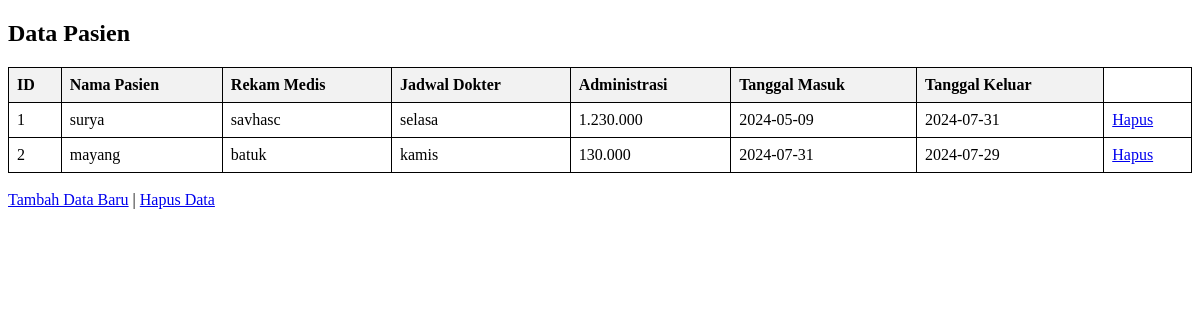
The page / on the database its author committed.
### tables this page shows
CREATE TABLE `management` (
  `id` int(11) NOT NULL,
  `nama_pasien` varchar(100) DEFAULT NULL,
  `rekam_medis` text DEFAULT NULL,
  `jadwal_dokter` varchar(255) DEFAULT NULL,
  `administrasi` text DEFAULT NULL,
  `tanggal_masuk` date DEFAULT NULL,
  `tanggal_keluar` date DEFAULT NULL
);

### index.php (the view, shortened to what this page needs)
<?php
include 'config.php';
$sql = "SELECT * FROM management";
$result = $conn->query($sql);
?>
<!DOCTYPE html>
<html>
<head>
</head>
<body>
    <h2>Data Pasien</h2>
    <table>
        <tr>
            <th>ID</th>
            <th>Nama Pasien</th>
            <th>Rekam Medis</th>
            <th>Jadwal Dokter</th>
            <th>Administrasi</th>
            <th>Tanggal Masuk</th>
            <th>Tanggal Keluar</th>
        </tr>
        <?php
        if ($result->num_rows > 0) {
            while($row = $result->fetch_assoc()) {
                echo "<tr>
                        <td>" . $row["id"]. "</td>
                        <td>" . $row["nama_pasien"]. "</td>
                        <td>" . $row["rekam_medis"]. "</td>
                        <td>" . $row["jadwal_dokter"]. "</td>
                        <td>" . $row["administrasi"]. "</td>
                        <td>" . $row["tanggal_masuk"]. "</td>
                        <td>" . $row["tanggal_keluar"]. "</td>
                        <td><a href='hapus_data.php?id=" . $row["id"]. "'>Hapus</a></td>
                    </tr>";
            }
        } else {
            echo "<tr><td colspan='7'>Tidak ada data</td></tr>";
        }
        ?>
    </table>
    <br>
    <a href="edit_data.php">Tambah Data Baru</a> | <a href="hapus_data.php">Hapus Data</a>
</body>
</html>

### index.php (style rules this page uses)
table { width: 100%; border-collapse: collapse; }
table, th, td { border: 1px solid black; }
th, td { padding: 8px; text-align: left; }
th { background-color: #f2f2f2; }

### rows shown on the page
management: id "1", nama_pasien "surya", rekam_medis "savhasc", jadwal_dokter "selasa", administrasi "1.230.000", tanggal_masuk "2024-05-09", tanggal_keluar "2024-07-31"
management: id "2", nama_pasien "mayang", rekam_medis "batuk", jadwal_dokter "kamis", administrasi "130.000", tanggal_masuk "2024-07-31", tanggal_keluar "2024-07-29"
